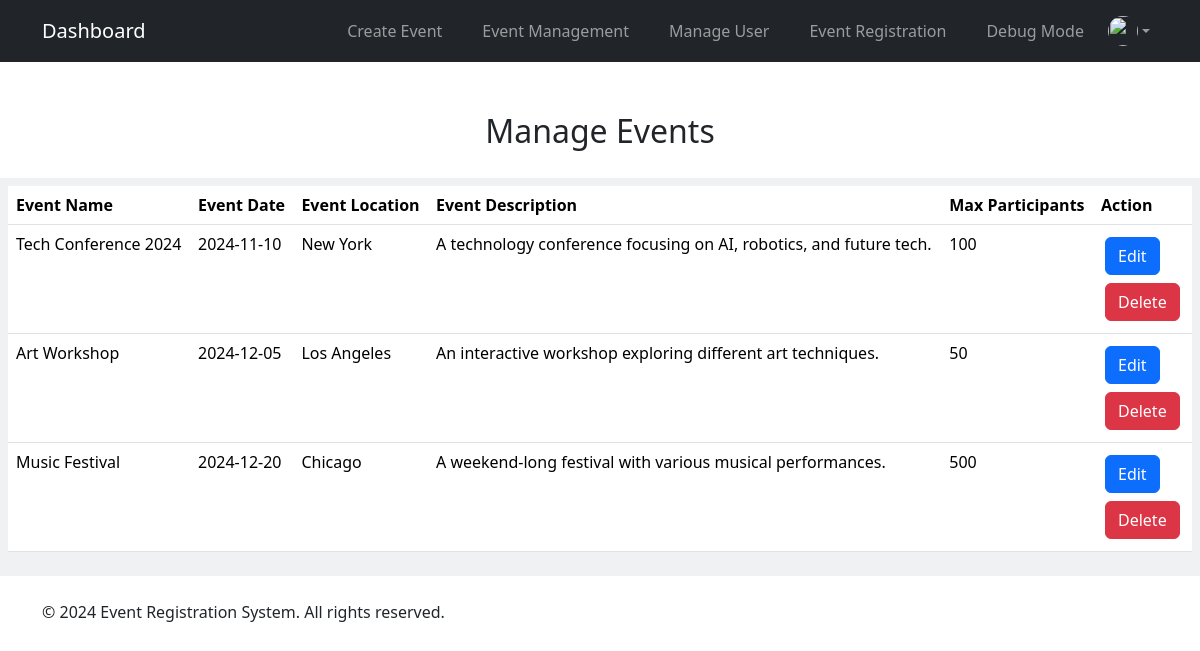
The page /admin/event_management.php (signed in) on the database its author committed.
### tables this page shows
CREATE TABLE IF NOT EXISTS events (
    id INT AUTO_INCREMENT PRIMARY KEY,
    event_name VARCHAR(255) NOT NULL,
    event_date DATE NOT NULL,
    event_location VARCHAR(255) NOT NULL,
    event_description TEXT NOT NULL,
    event_image VARCHAR(255) NOT NULL,
    max_participants INT NOT NULL,
    created_at TIMESTAMP DEFAULT CURRENT_TIMESTAMP,
    updated_at TIMESTAMP ON UPDATE CURRENT_TIMESTAMP,
    event_status ENUM('open', 'closed', 'canceled') DEFAULT 'open'
);

### admin/event_management.php (the view, shortened to what this page needs)
<?php
require_once '../database/config.php';
$sql = "SELECT * FROM events";
$events = $conn->query($sql);
?>
<body>
    <?php
    require_once '../includes/header.php';
    include '../includes/navbar2.php'; ?>
    <br>
    <br>
    <div id="page-head" class="d-flex flex-column justify-content-center align-items-center">
        <h2 class="mt-4 mb-1 p-0">Manage Events</h2>
    </div>
    <div id="content" class="mx-auto my-4 p-2 bg-secondary bg-opacity-10">
        <table class="table">
            <thead>
                <tr>
                    <th>Event Name</th>
                    <th>Event Date</th>
                    <th>Event Location</th>
                    <th>Event Description</th>
                    <th>Max Participants</th>
                    <th>Action</th>
                </tr>
            </thead>
            <tbody>
                <?php while ($event = $events->fetch_assoc()): ?>
                <tr id="row-<?= $event['id'] ?>">
                    <td id="event-name-<?= $event['id'] ?>"><?= htmlspecialchars($event['event_name']) ?></td>
                    <td id="event-date-<?= $event['id'] ?>"><?= htmlspecialchars($event['event_date']) ?></td>
                    <td id="event-location-<?= $event['id'] ?>"><?= htmlspecialchars($event['event_location']) ?></td>
                    <td id="event-description-<?= $event['id'] ?>"><?= htmlspecialchars($event['event_description']) ?></td>
                    <td id="max-participants-<?= $event['id'] ?>"><?= htmlspecialchars($event['max_participants']) ?></td>
                    <td>
                        <button class="btn btn-primary m-1" type="button" id="edit-btn-<?= $event['id'] ?>" onclick="enableEdit(<?= $event['id'] ?>)">Edit</button>
                        <div>
                            <a class="btn btn-danger m-1" href="event_management.php?delete=<?= $event['id'] ?>" onclick="return confirm('Are you sure you want to delete this event?')">Delete</a>
                        </div>
                    </td>
                </tr>
                <?php endwhile; ?>
            </tbody>
        </table>
    </div>
    <?php include '../includes/footer.php'; ?>
</body>

### rows shown on the page
events: event_name "Tech Conference 2024", event_date "2024-11-10", event_location "New York", event_description "A technology conference focusing on AI, robotics, and future tech.", max_participants "100"
events: event_name "Art Workshop", event_date "2024-12-05", event_location "Los Angeles", event_description "An interactive workshop exploring different art techniques.", max_participants "50"
events: event_name "Music Festival", event_date "2024-12-20", event_location "Chicago", event_description "A weekend-long festival with various musical performances.", max_participants "500"
